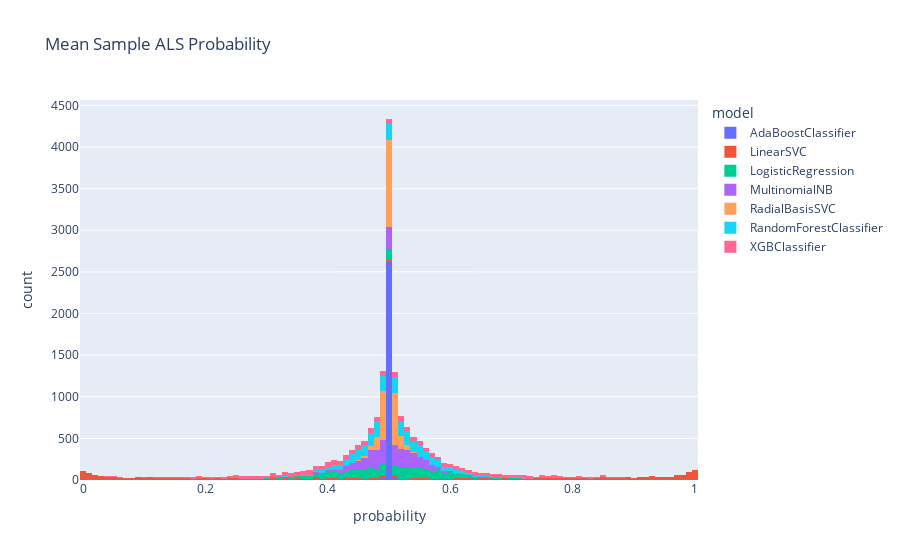

The code cell stored with this chart in its notebook:
### Code cell
import plotly.express as px

# Group by sample ID and calculate mean probability for each sample
mean_probs = sampleResults.groupby(['id', 'model'])['probability'].mean().reset_index()

# Create histogram
fig = px.histogram(mean_probs, x='probability', color='model', title="Mean Sample ALS Probability")
fig.show()

### Figure 1 — Plotly figure (JSON) as saved in the notebook; plotly's stock layout.template omitted (floating-point values rounded to 4 significant figures; data arrays with more than 128 entries replaced by an {"elided": "..."} marker saying what was removed)
{"data": [{"alignmentgroup": "True", "bingroup": "x", "hovertemplate": "model=AdaBoostClassifier<br>probability=%{x}<br>count=%{y}<extra></extra>", "legendgroup": "AdaBoostClassifier", "marker": {"color": "#636efa", "pattern": {"shape": ""}}, "name": "AdaBoostClassifier", "offsetgroup": "AdaBoostClassifier", "orientation": "v", "showlegend": true, "type": "histogram", "x": {"elided": "2736 float values"}, "xaxis": "x", "yaxis": "y"}, {"alignmentgroup": "True", "bingroup": "x", "hovertemplate": "model=LinearSVC<br>probability=%{x}<br>count=%{y}<extra></extra>", "legendgroup": "LinearSVC", "marker": {"color": "#EF553B", "pattern": {"shape": ""}}, "name": "LinearSVC", "offsetgroup": "LinearSVC", "orientation": "v", "showlegend": true, "type": "histogram", "x": {"elided": "2736 float values"}, "xaxis": "x", "yaxis": "y"}, {"alignmentgroup": "True", "bingroup": "x", "hovertemplate": "model=LogisticRegression<br>probability=%{x}<br>count=%{y}<extra></extra>", "legendgroup": "LogisticRegression", "marker": {"color": "#00cc96", "pattern": {"shape": ""}}, "name": "LogisticRegression", "offsetgroup": "LogisticRegression", "orientation": "v", "showlegend": true, "type": "histogram", "x": {"elided": "2736 float values"}, "xaxis": "x", "yaxis": "y"}, {"alignmentgroup": "True", "bingroup": "x", "hovertemplate": "model=MultinomialNB<br>probability=%{x}<br>count=%{y}<extra></extra>", "legendgroup": "MultinomialNB", "marker": {"color": "#ab63fa", "pattern": {"shape": ""}}, "name": "MultinomialNB", "offsetgroup": "MultinomialNB", "orientation": "v", "showlegend": true, "type": "histogram", "x": {"elided": "2736 float values"}, "xaxis": "x", "yaxis": "y"}, {"alignmentgroup": "True", "bingroup": "x", "hovertemplate": "model=RadialBasisSVC<br>probability=%{x}<br>count=%{y}<extra></extra>", "legendgroup": "RadialBasisSVC", "marker": {"color": "#FFA15A", "pattern": {"shape": ""}}, "name": "RadialBasisSVC", "offsetgroup": "RadialBasisSVC", "orientation": "v", "showlegend": true, "type": "histogram", "x": {"elided": "2736 float values"}, "xaxis": "x", "yaxis": "y"}, {"alignmentgroup": "True", "bingroup": "x", "hovertemplate": "model=RandomForestClassifier<br>probability=%{x}<br>count=%{y}<extra></extra>", "legendgroup": "RandomForestClassifier", "marker": {"color": "#19d3f3", "pattern": {"shape": ""}}, "name": "RandomForestClassifier", "offsetgroup": "RandomForestClassifier", "orientation": "v", "showlegend": true, "type": "histogram", "x": {"elided": "2736 float values"}, "xaxis": "x", "yaxis": "y"}, {"alignmentgroup": "True", "bingroup": "x", "hovertemplate": "model=XGBClassifier<br>probability=%{x}<br>count=%{y}<extra></extra>", "legendgroup": "XGBClassifier", "marker": {"color": "#FF6692", "pattern": {"shape": ""}}, "name": "XGBClassifier", "offsetgroup": "XGBClassifier", "orientation": "v", "showlegend": true, "type": "histogram", "x": {"elided": "2736 float values"}, "xaxis": "x", "yaxis": "y"}], "layout": {"barmode": "relative", "legend": {"title": {"text": "model"}, "tracegroupgap": 0}, "title": {"text": "Mean Sample ALS Probability"}, "xaxis": {"anchor": "y", "domain": [0, 1], "title": {"text": "probability"}}, "yaxis": {"anchor": "x", "domain": [0, 1], "title": {"text": "count"}}}}
